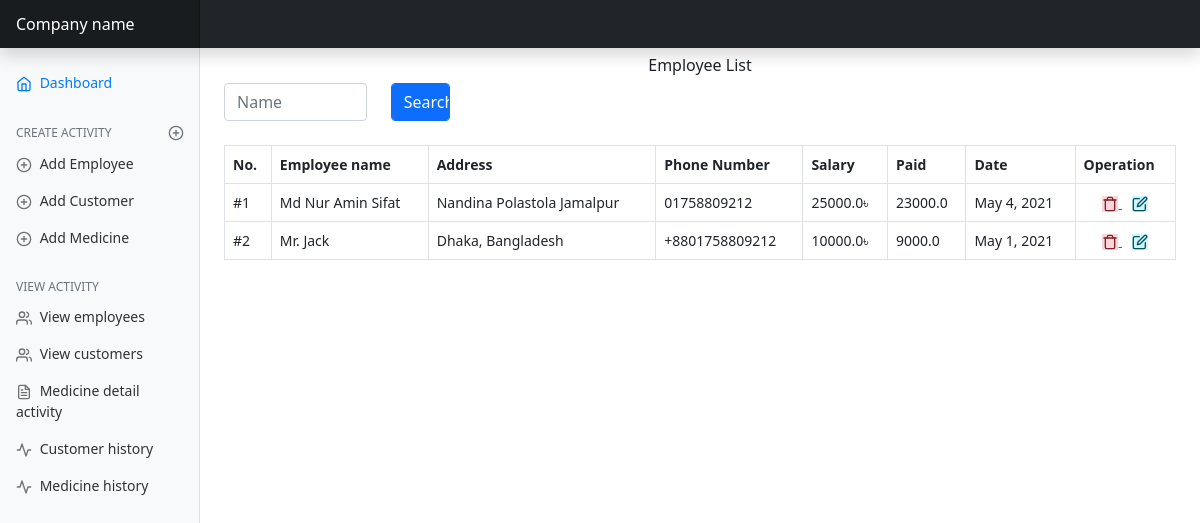
/employee-list/, run on an earlier commit of the app's database.
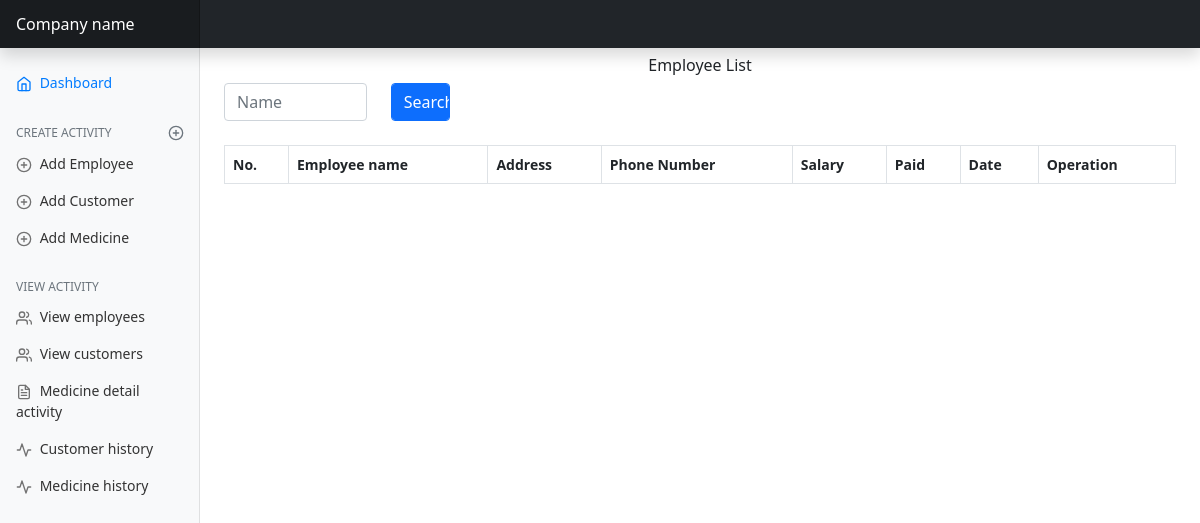
And on a later commit of the database.
### mainApp/models.py (models this page shows, shortened)
class Employee(models.Model):
    employee_name = models.CharField(max_length=255)
    address = models.CharField(max_length=255)
    phone_number = models.CharField(max_length=16)
    salary_amount = models.FloatField()
    payment = models.CharField(default='', max_length=255)
    created_at = models.DateField(auto_now_add=True)
    class Meta:
        ordering = ('-created_at',)

### mainApp/views.py (the view)
# urls.py: path('employee-list/', views.EmployeeList.as_view(), name='employee-list'),
class EmployeeList(View):
    def get(self, request):
        employee = Employee.objects.all()
        search = request.GET.get('q')
        if search:
            employee = Employee.objects.filter(
                Q(employee_name__icontains=search)
            ).distinct()
        page = request.GET.get('page', 1)
        paginator = Paginator(employee, per_page=2)
        try:
            employees = paginator.page(page)
        except PageNotAnInteger as e:
            employees = paginator.page(1)
        except EmptyPage:
            employees = Paginator.page(paginator.num_pages)
        return render(request, 'employee/employee_list.html', {
            'employees': employees,
        })

### mainApp/templates/employee/employee_list.html (shortened to what this page needs)
{% extends 'base.html' %}
{% block content %}
    <h6 class="text-center mt-2">Employee List</h6>
    <div class="col-lg-6 col-md-6 col-sm-12 text-center mb-4 align-items-center">
        <form class="row mb-4" method="GET">
            <div class="col-md-4">
                <input type="text" name="q" class="form-control" placeholder="Name"
                       aria-label="First name">
            </div>
            <div class="col-md-2">
                <input type="submit" class="form-control btn btn-primary" VALUE="Search"/>
            </div>
        </form>
    </div>
    <table id="example" class="table table-bordered" style="width:100%">
        <thead>
        <tr>
            <th>No.</th>
            <th>Employee name</th>
            <th>Address</th>
            <th>Phone Number</th>
            <th>Salary</th>
            <th>Paid</th>
            <th>Date</th>
            <th>Operation</th>
        </tr>
        </thead>
        <tbody id="tbody">
        {% for employee in employees %}
            {% if  employee.employee_name %}
                <tr>
                    <td>#{{ forloop.counter }} </td>
                    <td>{{ employee.employee_name }}</td>
                    <td>{{ employee.address }}</td>
                    <td>{{ employee.phone_number }}</td>
                    <td>{{ employee.salary_amount }}৳</td>
                    <td>{{ employee.payment }}</td>
                    <td>{{ employee.created_at }}</td>
                    <td style="text-align: center">
                        <a href="{% url 'delete-employee' employee.id %}">
                            <span class="alert-danger" data-feather="trash"></span>
                        </a>
                        <a style="margin-left: 10px" href="{% url 'update-employee' employee.id %}"
                        >
                            <span id="modal-form" class="alert-info"
                                  data-feather="edit"></span>
                        </a>
                    </td>
                </tr>
            {% endif %}
        {% endfor %}
        </tbody>
    </table>
{% endblock content %}

What changed in the data, as far as the page shows it:
removed Employee: employee_name "Md Nur Amin Sifat", address "Nandina Polastola Jamalpur", phone_number "01758809212", salary_amount "25000.0", payment "23000.0", created_at "May 4, 2021"
removed Employee: employee_name "Mr. Jack", address "Dhaka, Bangladesh", phone_number "+8801758809212", salary_amount "10000.0", payment "9000.0", created_at "May 1, 2021"
